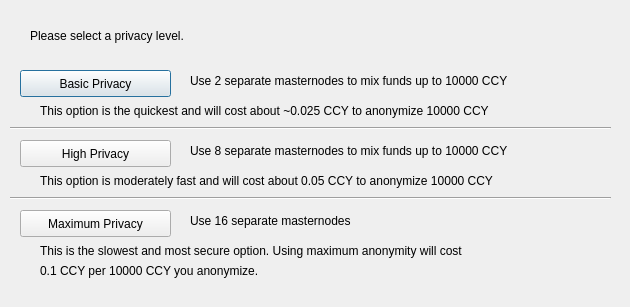
<?xml version="1.0" encoding="UTF-8"?>
<ui version="4.0">
 <class>ObfuscationConfig</class>
 <widget class="QDialog" name="ObfuscationConfig">
  <property name="geometry">
   <rect>
    <x>0</x>
    <y>0</y>
    <width>630</width>
    <height>307</height>
   </rect>
  </property>
  <property name="windowTitle">
   <string>Configure Obfuscation</string>
  </property>
  <widget class="QPushButton" name="buttonBasic">
   <property name="geometry">
    <rect>
     <x>20</x>
     <y>70</y>
     <width>151</width>
     <height>27</height>
    </rect>
   </property>
   <property name="text">
    <string>Basic Privacy</string>
   </property>
  </widget>
  <widget class="QPushButton" name="buttonHigh">
   <property name="geometry">
    <rect>
     <x>20</x>
     <y>140</y>
     <width>151</width>
     <height>27</height>
    </rect>
   </property>
   <property name="text">
    <string>High Privacy</string>
   </property>
  </widget>
  <widget class="QPushButton" name="buttonMax">
   <property name="geometry">
    <rect>
     <x>20</x>
     <y>210</y>
     <width>151</width>
     <height>27</height>
    </rect>
   </property>
   <property name="text">
    <string>Maximum Privacy</string>
   </property>
  </widget>
  <widget class="QLabel" name="label">
   <property name="geometry">
    <rect>
     <x>30</x>
     <y>20</y>
     <width>571</width>
     <height>31</height>
    </rect>
   </property>
   <property name="text">
    <string>Please select a privacy level.</string>
   </property>
  </widget>
  <widget class="QLabel" name="label_2">
   <property name="geometry">
    <rect>
     <x>190</x>
     <y>70</y>
     <width>421</width>
     <height>21</height>
    </rect>
   </property>
   <property name="text">
    <string>Use 2 separate masternodes to mix funds up to 10000 CCY</string>
   </property>
  </widget>
  <widget class="QLabel" name="label_3">
   <property name="geometry">
    <rect>
     <x>190</x>
     <y>140</y>
     <width>411</width>
     <height>21</height>
    </rect>
   </property>
   <property name="text">
    <string>Use 8 separate masternodes to mix funds up to 10000 CCY</string>
   </property>
  </widget>
  <widget class="QLabel" name="label_4">
   <property name="geometry">
    <rect>
     <x>190</x>
     <y>210</y>
     <width>421</width>
     <height>21</height>
    </rect>
   </property>
   <property name="text">
    <string>Use 16 separate masternodes</string>
   </property>
  </widget>
  <widget class="QLabel" name="label_6">
   <property name="geometry">
    <rect>
     <x>40</x>
     <y>100</y>
     <width>561</width>
     <height>21</height>
    </rect>
   </property>
   <property name="text">
    <string>This option is the quickest and will cost about ~0.025 CCY to anonymize 10000 CCY</string>
   </property>
  </widget>
  <widget class="QLabel" name="label_7">
   <property name="geometry">
    <rect>
     <x>40</x>
     <y>170</y>
     <width>561</width>
     <height>21</height>
    </rect>
   </property>
   <property name="text">
    <string>This option is moderately fast and will cost about 0.05 CCY to anonymize 10000 CCY</string>
   </property>
  </widget>
  <widget class="QLabel" name="label_8">
   <property name="geometry">
    <rect>
     <x>40</x>
     <y>240</y>
     <width>561</width>
     <height>21</height>
    </rect>
   </property>
   <property name="text">
    <string>This is the slowest and most secure option. Using maximum anonymity will cost</string>
   </property>
  </widget>
  <widget class="QLabel" name="label_9">
   <property name="geometry">
    <rect>
     <x>40</x>
     <y>260</y>
     <width>561</width>
     <height>21</height>
    </rect>
   </property>
   <property name="text">
    <string>0.1 CCY per 10000 CCY you anonymize.</string>
   </property>
  </widget>
  <widget class="Line" name="line">
   <property name="geometry">
    <rect>
     <x>10</x>
     <y>120</y>
     <width>601</width>
     <height>16</height>
    </rect>
   </property>
   <property name="orientation">
    <enum>Qt::Horizontal</enum>
   </property>
  </widget>
  <widget class="Line" name="line_2">
   <property name="geometry">
    <rect>
     <x>10</x>
     <y>190</y>
     <width>601</width>
     <height>16</height>
    </rect>
   </property>
   <property name="orientation">
    <enum>Qt::Horizontal</enum>
   </property>
  </widget>
 </widget>
 <resources/>
 <connections/>
</ui>
